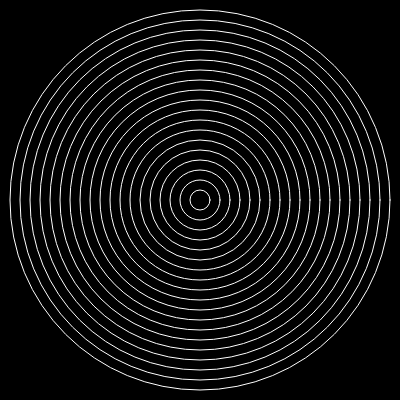
Frame 1 (no input)
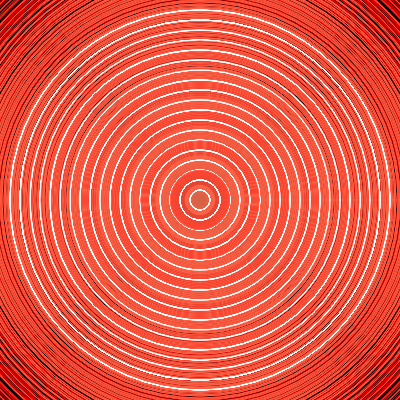
Frame 60 (no input)
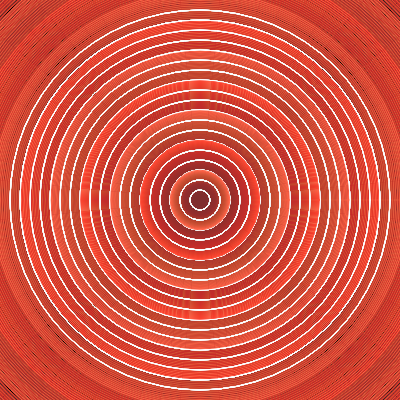
Frame 120 (the mouse pressed at the canvas centre since frame 60)

The p5.js sketch that drew these frames (run headless with seeded random() and noise() and a simulated clock; from frame 60 on, the mouse is pressed at the canvas centre):

// p5.js sketch
// ── sketch.js
// File: 032218

let circleSet
let escelate = 0
let dir = 1
function setup(){
  createCanvas(400,400)
  pixelDensity(displayDensity())

  circleSet = new Array(20)
  background(0)
  textAlign(CENTER)
}

function draw(){
  // Circles
  // Concentrics

  // background(255, escelate/40)
  background(0, escelate/40)
  // background(0, 50)
  stroke(255);
  noFill()

  circleSet.fill(0).map((x, i) => x = ellipse(width/2, height/2, (circleSet.length * i), (circleSet.length * i)))

  stroke(255,0,0)
  circleSet.fill(0).map((x, i) => x = ellipse(width/2, height/2, escelate * i, escelate * i))

  stroke(255, 99, 71)
  circleSet.fill(0).map((x, i) => x = ellipse(width/2, height/2, escelate * i/2, escelate * i/2))


  escelate += dir
  if (escelate > width || escelate > height ||  escelate < 0 ) {
    dir *= -1
  }

}
